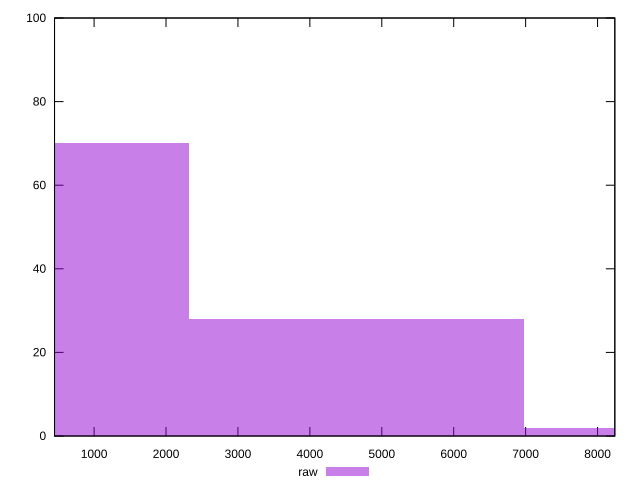

This figure's gnuplot source:
reset

$raw <<EOF
0 70
4652.747591053347 28
9305.495182106693 2
EOF

set key outside below
set boxwidth 4652.747591053347
set xrange [450:8240]
set yrange [0:100]
set trange [0:100]
set style fill transparent solid 0.5 noborder
set terminal svg size 640, 490 enhanced background rgb 'white'
set output "reprap/unused-javascript/samples/pages/raw/histogram.svg"

plot $raw title "raw" with boxes

reset
